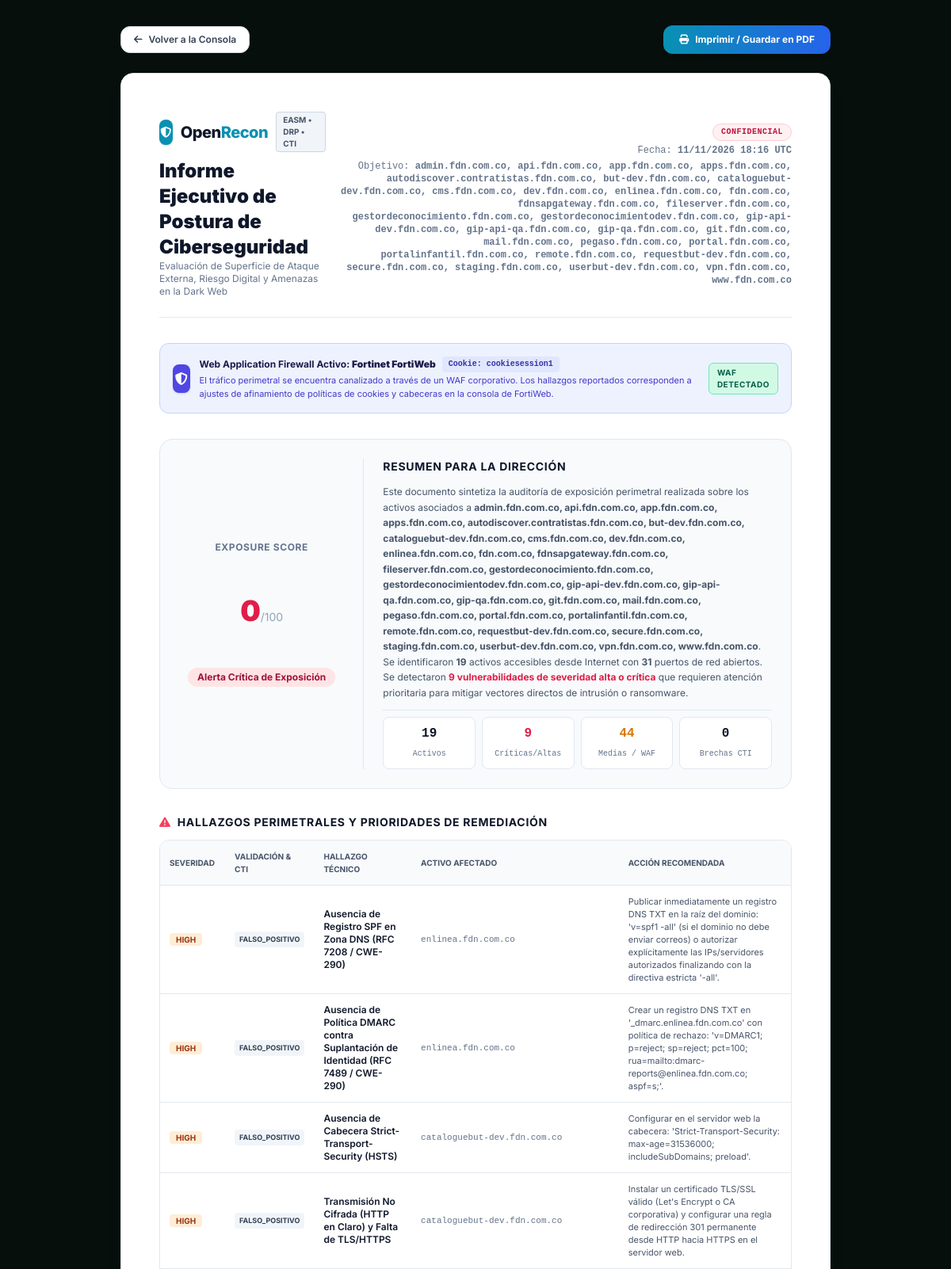
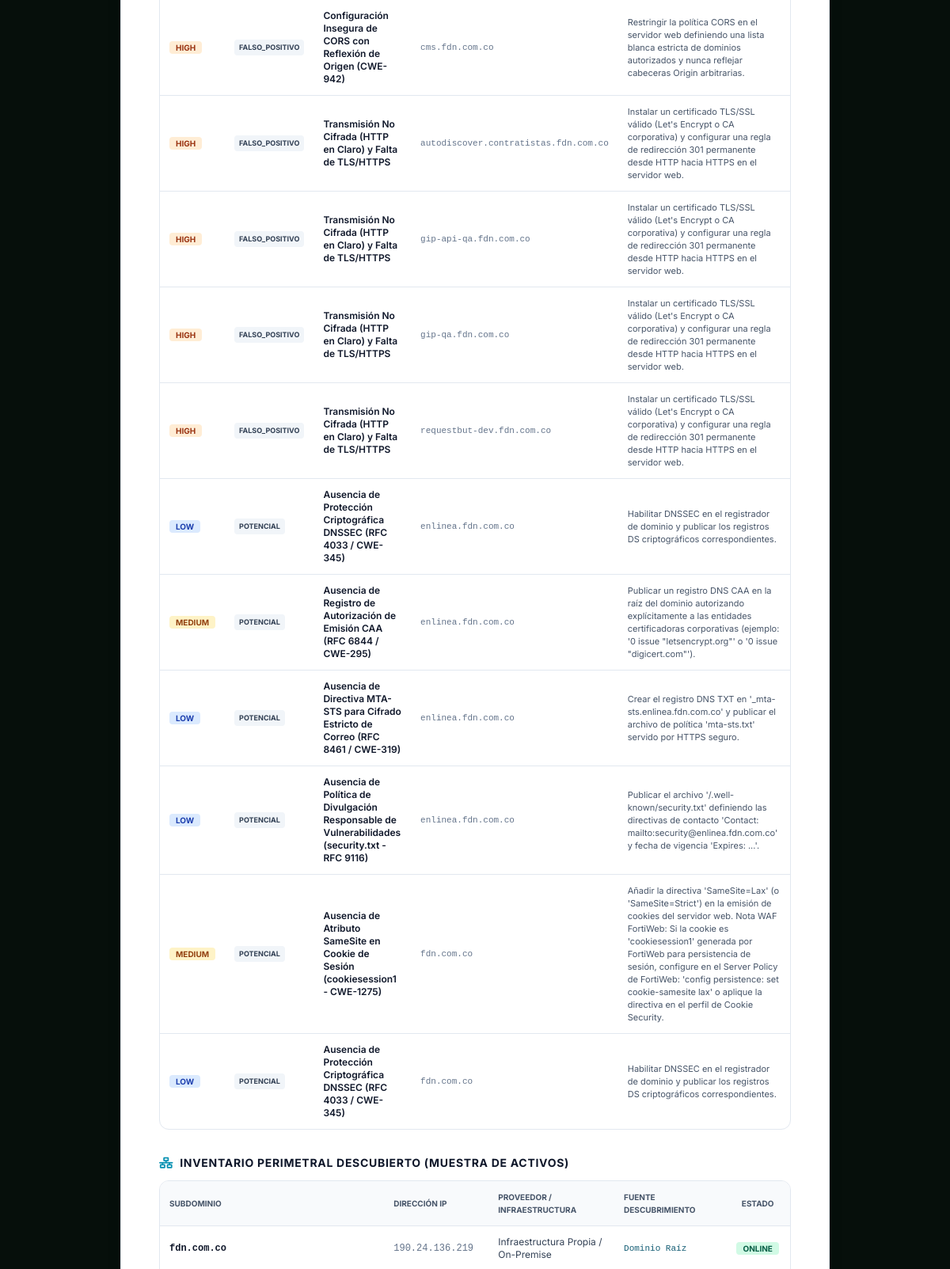
The app's page /report.php (upper part) with its own data (2 pictures, top to bottom).
### tables this page shows
CREATE TABLE vulnerabilities (
            id INTEGER PRIMARY KEY AUTOINCREMENT,
            asset_subdomain TEXT NOT NULL,
            title TEXT NOT NULL,
            severity TEXT NOT NULL,
            description TEXT,
            remediation TEXT,
            created_at DATETIME DEFAULT CURRENT_TIMESTAMP
        , status TEXT DEFAULT 'OPEN', mitigation_notes TEXT, cve_id TEXT, validation_state TEXT DEFAULT 'POTENCIAL', cvss_score REAL DEFAULT 0.0, epss_score REAL DEFAULT 0.0, cisa_kev INTEGER DEFAULT 0, evidence TEXT, confidence_score INTEGER DEFAULT 50, validation_method TEXT, last_validated_at DATETIME, validation_evidence TEXT, validation_justification TEXT, reproduction_curl TEXT);

CREATE TABLE assets (
            id INTEGER PRIMARY KEY AUTOINCREMENT,
            seed_domain TEXT NOT NULL,
            subdomain TEXT UNIQUE NOT NULL,
            ip_address TEXT,
            cloud_provider TEXT,
            web_title TEXT,
            status_code INTEGER,
            tech_stack TEXT,
            is_live INTEGER DEFAULT 1,
            last_scanned DATETIME DEFAULT CURRENT_TIMESTAMP
        , discovery_source TEXT DEFAULT 'OSINT / Passive DNS');

### report.php (the view, shortened to what the rows shown need)
<?php
$dbFile = __DIR__ . '/openrecon.sqlite';
try {
    $pdo = new PDO("sqlite:" . $dbFile);
    $pdo->setAttribute(PDO::ATTR_ERRMODE, PDO::ERRMODE_EXCEPTION);
    $pdo->setAttribute(PDO::ATTR_DEFAULT_FETCH_MODE, PDO::FETCH_ASSOC);
    $requestedSeed = trim($_GET['seed'] ?? '');
    if (!empty($requestedSeed) && $requestedSeed !== 'ALL') {
        $domainTitle = $requestedSeed;
        $totalAssets = (int)$pdo->prepare("SELECT COUNT(*) FROM assets WHERE seed_domain = ?")->execute([$requestedSeed]) ? $pdo->query("SELECT COUNT(*) FROM assets WHERE seed_domain = " . $pdo->quote($requestedSeed))->fetchColumn() : 0;
        $liveAssets = (int)$pdo->query("SELECT COUNT(*) FROM assets WHERE seed_domain = " . $pdo->quote($requestedSeed) . " AND is_live = 1")->fetchColumn();
        $openPorts = (int)$pdo->query("SELECT COUNT(*) FROM open_ports WHERE asset_subdomain IN (SELECT subdomain FROM assets WHERE seed_domain = " . $pdo->quote($requestedSeed) . ")")->fetchColumn();
        $critVulns = (int)$pdo->query("SELECT COUNT(*) FROM vulnerabilities WHERE severity = 'CRITICAL' AND (status = 'OPEN' OR status = 'IN_PROGRESS' OR status IS NULL) AND asset_subdomain IN (SELECT subdomain FROM assets WHERE seed_domain = " . $pdo->quote($requestedSeed) . ")")->fetchColumn();
        $highVulns = (int)$pdo->query("SELECT COUNT(*) FROM vulnerabilities WHERE severity = 'HIGH' AND (status = 'OPEN' OR status = 'IN_PROGRESS' OR status IS NULL) AND asset_subdomain IN (SELECT subdomain FROM assets WHERE seed_domain = " . $pdo->quote($requestedSeed) . ")")->fetchColumn();
        $medVulns = (int)$pdo->query("SELECT COUNT(*) FROM vulnerabilities WHERE severity = 'MEDIUM' AND (status = 'OPEN' OR status = 'IN_PROGRESS' OR status IS NULL) AND asset_subdomain IN (SELECT subdomain FROM assets WHERE seed_domain = " . $pdo->quote($requestedSeed) . ")")->fetchColumn();
        $lowVulns = (int)$pdo->query("SELECT COUNT(*) FROM vulnerabilities WHERE severity = 'LOW' AND (status = 'OPEN' OR status = 'IN_PROGRESS' OR status IS NULL) AND asset_subdomain IN (SELECT subdomain FROM assets WHERE seed_domain = " . $pdo->quote($requestedSeed) . ")")->fetchColumn();
        $resolvedVulns = (int)$pdo->query("SELECT COUNT(*) FROM vulnerabilities WHERE status = 'RESOLVED' AND asset_subdomain IN (SELECT subdomain FROM assets WHERE seed_domain = " . $pdo->quote($requestedSeed) . ")")->fetchColumn();
        $drpCount = (int)$pdo->query("SELECT COUNT(*) FROM drp_threats WHERE seed_domain = " . $pdo->quote($requestedSeed) . " AND (status = 'OPEN' OR status IS NULL)")->fetchColumn();
        $credLeaksCount = (int)$pdo->query("SELECT COUNT(*) FROM credential_leaks WHERE seed_domain = " . $pdo->quote($requestedSeed))->fetchColumn();
        $secretsCount = (int)$pdo->query("SELECT COUNT(*) FROM exposed_secrets WHERE asset_subdomain IN (SELECT subdomain FROM assets WHERE seed_domain = " . $pdo->quote($requestedSeed) . ")")->fetchColumn();
        $core = explode('.', $requestedSeed)[0];
        $ransomMatched = (int)$pdo->query("SELECT COUNT(*) FROM ransomware_leaks WHERE victim_name LIKE " . $pdo->quote('%' . $core . '%'))->fetchColumn();
        $assets = $pdo->query("SELECT * FROM assets WHERE seed_domain = " . $pdo->quote($requestedSeed) . " ORDER BY is_live DESC LIMIT 25")->fetchAll();
        $vulns = $pdo->query("SELECT v.* FROM vulnerabilities v JOIN assets a ON v.asset_subdomain = a.subdomain WHERE a.seed_domain = " . $pdo->quote($requestedSeed) . " AND (v.status != 'RESOLVED' OR v.status IS NULL) ORDER BY CASE v.severity WHEN 'CRITICAL' THEN 1 WHEN 'HIGH' THEN 2 ELSE 3 END LIMIT 15")->fetchAll();
        $threats = $pdo->query("SELECT * FROM drp_threats WHERE seed_domain = " . $pdo->quote($requestedSeed) . " LIMIT 10")->fetchAll();
        $leaks = $pdo->query("SELECT * FROM credential_leaks WHERE seed_domain = " . $pdo->quote($requestedSeed))->fetchAll();
        $totalIocs = (int)$pdo->query("SELECT COUNT(*) FROM threat_iocs")->fetchColumn();
    } else {
        $assets = $pdo->query("SELECT * FROM assets WHERE seed_domain IN (SELECT domain FROM seeds) ORDER BY is_live DESC LIMIT 25")->fetchAll();
        $vulns = $pdo->query("SELECT v.* FROM vulnerabilities v JOIN assets a ON v.asset_subdomain = a.subdomain WHERE a.seed_domain IN (SELECT domain FROM seeds) AND (v.status != 'RESOLVED' OR v.status IS NULL) ORDER BY CASE v.severity WHEN 'CRITICAL' THEN 1 WHEN 'HIGH' THEN 2 ELSE 3 END LIMIT 15")->fetchAll();
    }
} catch (Exception $e) {
    die("Error cargando base de datos: " . $e->getMessage());
}
?>
<!DOCTYPE html>
<html lang="es">
<head>
    <link rel="stylesheet" href="assets/css/openrecon-styles.css">
    <link rel="stylesheet" href="assets/vendor/fontawesome/css/all.min.css">
    <script src="assets/js/tailwindcss.min.js"></script>
</head>
<body class="bg-slate-100 text-slate-800 p-4 sm:p-8">
    <div class="max-w-4xl mx-auto bg-white border border-slate-200 rounded-2xl shadow-xl p-8 sm:p-12 space-y-8">
        <div class="border-b border-slate-200 pb-6 flex flex-col sm:flex-row sm:items-center justify-between gap-4">
            <div>
                <h1 class="text-2xl font-black text-slate-900 mt-2">Informe Ejecutivo de Postura de Ciberseguridad</h1>
            </div>
        </div>
        <div class="space-y-3">
            <?php if (empty($vulns)): ?>
                <p class="text-xs text-slate-500 italic p-4 bg-slate-50 rounded-xl border border-slate-200">
                    No se registran vulnerabilidades activas abiertas en este momento.
                </p>
            <?php else: ?>
                <div class="overflow-x-auto border border-slate-200 rounded-xl">
                    <table class="w-full text-left text-xs">
                        <thead class="bg-slate-50 text-slate-600 uppercase text-[10px] border-b border-slate-200">
                            <tr>
                                <th class="p-3">Severidad</th>
                                <th class="p-3">Validación & CTI</th>
                                <th class="p-3">Hallazgo Técnico</th>
                                <th class="p-3">Activo Afectado</th>
                                <th class="p-3">Acción Recomendada</th>
                            </tr>
                        </thead>
                        <tbody class="divide-y divide-slate-200 text-slate-700">
                            <?php foreach ($vulns as $v): ?>
                            <tr>
                                <td class="p-3 font-bold whitespace-nowrap">
                                    <span class="px-2 py-0.5 rounded text-[10px] uppercase <?php echo $v['severity'] === 'CRITICAL' ? 'bg-rose-100 text-rose-800' : ($v['severity'] === 'HIGH' ? 'bg-orange-100 text-orange-800' : ($v['severity'] === 'MEDIUM' ? 'bg-amber-100 text-amber-800' : 'bg-blue-100 text-blue-800')); ?>">
                                        <?php echo $v['severity']; ?>
                                    </span>
                                </td>
                                <td class="p-3 whitespace-nowrap space-y-1">
                                    <span class="inline-block px-1.5 py-0.5 rounded text-[9px] font-bold <?php echo ($v['validation_state'] ?? '') === 'VALIDADA' ? 'bg-red-100 text-red-800 border border-red-300' : (($v['validation_state'] ?? '') === 'PROBABLE' ? 'bg-amber-100 text-amber-800' : 'bg-slate-100 text-slate-700'); ?>">
                                        <?php echo htmlspecialchars($v['validation_state'] ?? 'POTENCIAL'); ?>
                                    </span>
                                </td>
                                <td class="p-3 font-semibold text-slate-900"><?php echo htmlspecialchars($v['title']); ?></td>
                                <td class="p-3 font-mono text-[11px] text-slate-500 whitespace-nowrap"><?php echo htmlspecialchars($v['asset_subdomain']); ?></td>
                                <td class="p-3 text-[11px] text-slate-600"><?php echo htmlspecialchars($v['remediation']); ?></td>
                            </tr>
                            <?php endforeach; ?>
                        </tbody>
                    </table>
                </div>
            <?php endif; ?>
        </div>
        <div class="space-y-3">
            <div class="overflow-x-auto border border-slate-200 rounded-xl">
                <table class="w-full text-left text-xs">
                    <thead class="bg-slate-50 text-slate-600 uppercase text-[10px] border-b border-slate-200">
                        <tr>
                            <th class="p-3">Subdominio</th>
                            <th class="p-3">Dirección IP</th>
                            <th class="p-3">Proveedor / Infraestructura</th>
                            <th class="p-3">Fuente Descubrimiento</th>
                            <th class="p-3 text-center">Estado</th>
                        </tr>
                    </thead>
                    <tbody class="divide-y divide-slate-200 text-slate-700">
                        <?php foreach ($assets as $a): ?>
                        <tr>
                            <td class="p-3 font-mono font-semibold text-slate-900"><?php echo htmlspecialchars($a['subdomain']); ?></td>
                            <td class="p-3 font-mono text-slate-500"><?php echo htmlspecialchars($a['ip_address'] ?: '-'); ?></td>
                            <td class="p-3"><?php echo htmlspecialchars($a['cloud_provider'] ?: 'Directo / On-Premise'); ?></td>
                            <td class="p-3 text-[11px] font-mono text-cyan-800"><?php echo htmlspecialchars($a['discovery_source'] ?: 'DNSDumpster / Passive'); ?></td>
                            <td class="p-3 text-center">
                                <span class="px-2 py-0.5 rounded text-[10px] font-bold <?php echo $a['is_live'] ? 'bg-emerald-100 text-emerald-800' : 'bg-slate-100 text-slate-500'; ?>">
                                    <?php echo $a['is_live'] ? 'ONLINE' : 'OFFLINE'; ?>
                                </span>
                            </td>
                        </tr>
                        <?php endforeach; ?>
                    </tbody>
                </table>
            </div>
        </div>
    </div>
</body>
</html>

### records on screen
vulnerabilities: severity "HIGH", validation_state "FALSO_POSITIVO", title "Ausencia de Registro SPF en Zona DNS (RFC 7208 / CWE-290)", asset_subdomain "enlinea.fdn.com.co", remediation "Publicar inmediatamente un registro DNS TXT en la raíz del dominio: 'v=spf1 -all' (si el dominio no debe enviar correos) o autorizar explícitamente las IPs/servidores autorizados finalizando con la directiva estricta '-all'."
vulnerabilities: severity "HIGH", validation_state "FALSO_POSITIVO", title "Ausencia de Política DMARC contra Suplantación de Identidad (RFC 7489 / CWE-290)", asset_subdomain "enlinea.fdn.com.co", remediation "Crear un registro DNS TXT en '_dmarc.enlinea.fdn.com.co' con política de rechazo: 'v=DMARC1; p=reject; sp=reject; pct=100; rua=mailto:dmarc-reports@enlinea.fdn.com.co; aspf=s;'."
vulnerabilities: severity "HIGH", validation_state "FALSO_POSITIVO", title "Ausencia de Cabecera Strict-Transport-Security (HSTS)", asset_subdomain "cataloguebut-dev.fdn.com.co", remediation "Configurar en el servidor web la cabecera: 'Strict-Transport-Security: max-age=31536000; includeSubDomains; preload'."
vulnerabilities: severity "HIGH", validation_state "FALSO_POSITIVO", title "Transmisión No Cifrada (HTTP en Claro) y Falta de TLS/HTTPS", asset_subdomain "cataloguebut-dev.fdn.com.co", remediation "Instalar un certificado TLS/SSL válido (Let's Encrypt o CA corporativa) y configurar una regla de redirección 301 permanente desde HTTP hacia HTTPS en el servidor web."
vulnerabilities: severity "HIGH", validation_state "FALSO_POSITIVO", title "Configuración Insegura de CORS con Reflexión de Origen (CWE-942)", asset_subdomain "cms.fdn.com.co", remediation "Restringir la política CORS en el servidor web definiendo una lista blanca estricta de dominios autorizados y nunca reflejar cabeceras Origin arbitrarias."
vulnerabilities: severity "HIGH", validation_state "FALSO_POSITIVO", title "Transmisión No Cifrada (HTTP en Claro) y Falta de TLS/HTTPS", asset_subdomain "autodiscover.contratistas.fdn.com.co", remediation "Instalar un certificado TLS/SSL válido (Let's Encrypt o CA corporativa) y configurar una regla de redirección 301 permanente desde HTTP hacia HTTPS en el servidor web."
vulnerabilities: severity "HIGH", validation_state "FALSO_POSITIVO", title "Transmisión No Cifrada (HTTP en Claro) y Falta de TLS/HTTPS", asset_subdomain "gip-api-qa.fdn.com.co", remediation "Instalar un certificado TLS/SSL válido (Let's Encrypt o CA corporativa) y configurar una regla de redirección 301 permanente desde HTTP hacia HTTPS en el servidor web."
vulnerabilities: severity "HIGH", validation_state "FALSO_POSITIVO", title "Transmisión No Cifrada (HTTP en Claro) y Falta de TLS/HTTPS", asset_subdomain "gip-qa.fdn.com.co", remediation "Instalar un certificado TLS/SSL válido (Let's Encrypt o CA corporativa) y configurar una regla de redirección 301 permanente desde HTTP hacia HTTPS en el servidor web."
vulnerabilities: severity "HIGH", validation_state "FALSO_POSITIVO", title "Transmisión No Cifrada (HTTP en Claro) y Falta de TLS/HTTPS", asset_subdomain "requestbut-dev.fdn.com.co", remediation "Instalar un certificado TLS/SSL válido (Let's Encrypt o CA corporativa) y configurar una regla de redirección 301 permanente desde HTTP hacia HTTPS en el servidor web."
vulnerabilities: severity "LOW", validation_state "POTENCIAL", title "Ausencia de Protección Criptográfica DNSSEC (RFC 4033 / CWE-345)", asset_subdomain "enlinea.fdn.com.co", remediation "Habilitar DNSSEC en el registrador de dominio y publicar los registros DS criptográficos correspondientes."
vulnerabilities: severity "MEDIUM", validation_state "POTENCIAL", title "Ausencia de Registro de Autorización de Emisión CAA (RFC 6844 / CWE-295)", asset_subdomain "enlinea.fdn.com.co", remediation "Publicar un registro DNS CAA en la raíz del dominio autorizando explícitamente a las entidades certificadoras corporativas (ejemplo: '0 issue \"letsencrypt.org\"' o '0 issue \"digicert.com\"')."
vulnerabilities: severity "LOW", validation_state "POTENCIAL", title "Ausencia de Directiva MTA-STS para Cifrado Estricto de Correo (RFC 8461 / CWE-319)", asset_subdomain "enlinea.fdn.com.co", remediation "Crear el registro DNS TXT en '_mta-sts.enlinea.fdn.com.co' y publicar el archivo de política 'mta-sts.txt' servido por HTTPS seguro."
vulnerabilities: severity "LOW", validation_state "POTENCIAL", title "Ausencia de Política de Divulgación Responsable de Vulnerabilidades (security.txt - RFC 9116)", asset_subdomain "enlinea.fdn.com.co", remediation "Publicar el archivo '/.well-known/security.txt' definiendo las directivas de contacto 'Contact: mailto:security@enlinea.fdn.com.co' y fecha de vigencia 'Expires: ...'."
vulnerabilities: severity "MEDIUM", validation_state "POTENCIAL", title "Ausencia de Atributo SameSite en Cookie de Sesión (cookiesession1 - CWE-1275)", asset_subdomain "fdn.com.co", remediation "Añadir la directiva 'SameSite=Lax' (o 'SameSite=Strict') en la emisión de cookies del servidor web. Nota WAF FortiWeb: Si la cookie es 'cookiesession1' generada por FortiWeb para persistencia de sesión, configure en el Server Policy de FortiWeb: 'config persistence: set cookie-samesite lax' o aplique la directiva en el perfil de Cookie Security."
vulnerabilities: severity "LOW", validation_state "POTENCIAL", title "Ausencia de Protección Criptográfica DNSSEC (RFC 4033 / CWE-345)", asset_subdomain "fdn.com.co", remediation "Habilitar DNSSEC en el registrador de dominio y publicar los registros DS criptográficos correspondientes."
assets: subdomain "fdn.com.co", ip_address "190.24.136.219", cloud_provider "Infraestructura Propia / On-Premise", discovery_source "Dominio Raíz", is_live "ONLINE"

### other values on screen
$score "0"
$liveAssets "19"
$openPorts "31"
$critVulns + $highVulns "9"
$medVulns "44"
$credLeaksCount "0"
